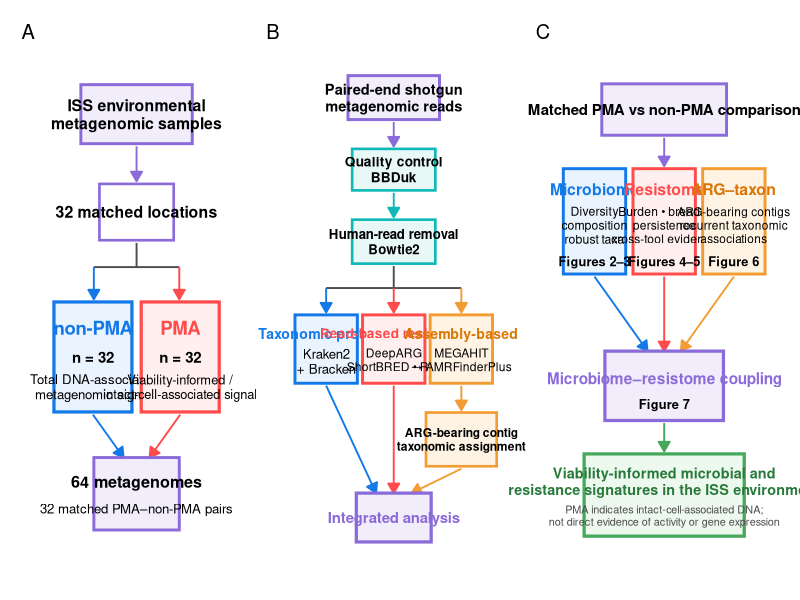
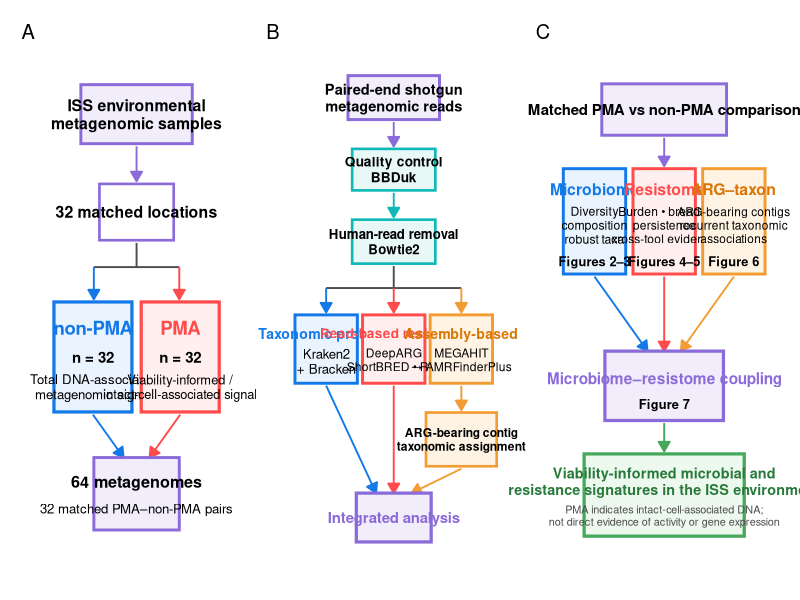

The R source for these figures, in order:
library(ggplot2)
library(patchwork)
library(grid)

outdir <- "figures/figure1"
dir.create(outdir, recursive = TRUE, showWarnings = FALSE)

# ============================================================
# CONSISTENT MANUSCRIPT PALETTE
# ============================================================

BLUE   <- "#1479E8"   # non-PMA / microbiome
RED    <- "#FF4B4B"   # PMA / resistome
TEAL   <- "#10B8B8"   # taxonomy
PURPLE <- "#8B6BD9"   # integration
ORANGE <- "#F39C34"   # assembly / ARG-host
GREEN  <- "#45A85A"   # final biological interpretation

LIGHT_BLUE   <- "#EAF4FF"
LIGHT_RED    <- "#FFF0EF"
LIGHT_TEAL   <- "#E8F8F7"
LIGHT_PURPLE <- "#F1EDFB"
LIGHT_ORANGE <- "#FFF3E4"
LIGHT_GREEN  <- "#EDF8EF"
LIGHT_GREY   <- "#F4F5F6"

EDGE <- "#4D4D4D"

# ============================================================
# HELPERS
# ============================================================

box <- function(xmin, xmax, ymin, ymax,
                fill = "white",
                colour = EDGE,
                linewidth = 0.7,
                radius = NULL) {

  annotate(
    "rect",
    xmin = xmin,
    xmax = xmax,
    ymin = ymin,
    ymax = ymax,
    fill = fill,
    colour = colour,
    linewidth = linewidth
  )
}

txt <- function(x, y, label,
                size = 3.6,
                face = "plain",
                colour = "black",
                lineheight = 0.95) {

  annotate(
    "text",
    x = x,
    y = y,
    label = label,
    size = size,
    fontface = face,
    colour = colour,
    lineheight = lineheight
  )
}

arrow_seg <- function(x, y, xend, yend,
                      colour = EDGE,
                      linewidth = 0.65) {

  annotate(
    "segment",
    x = x,
    y = y,
    xend = xend,
    yend = yend,
    colour = colour,
    linewidth = linewidth,
    arrow = arrow(
      length = unit(0.11, "inches"),
      type = "closed"
    )
  )
}

line_seg <- function(x, y, xend, yend,
                     colour = EDGE,
                     linewidth = 0.65) {

  annotate(
    "segment",
    x = x,
    y = y,
    xend = xend,
    yend = yend,
    colour = colour,
    linewidth = linewidth
  )
}

base_theme <- theme_void(base_size = 12) +
  theme(
    plot.margin = margin(10, 10, 10, 10)
  )

# ============================================================
# PANEL A
# MATCHED STUDY DESIGN
# ============================================================

pA <- ggplot() +

  # ISS source
  box(
    2.0, 8.0, 8.45, 9.55,
    fill = LIGHT_PURPLE,
    colour = PURPLE,
    linewidth = 1
  ) +

  txt(
    5, 9.00,
    "ISS environmental\nmetagenomic samples",
    size = 4.0,
    face = "bold"
  ) +

  arrow_seg(
    5, 8.40,
    5, 7.75,
    colour = PURPLE
  ) +

  # Locations
  box(
    3.0, 7.0, 6.65, 7.70,
    fill = "#FFFFFF",
    colour = PURPLE,
    linewidth = 0.9
  ) +

  txt(
    5, 7.18,
    "32 matched locations",
    size = 4.0,
    face = "bold"
  ) +

  # Split
  line_seg(5, 6.60, 5, 6.15) +
  line_seg(2.7, 6.15, 7.3, 6.15) +

  arrow_seg(
    2.7, 6.15,
    2.7, 5.55,
    colour = BLUE
  ) +

  arrow_seg(
    7.3, 6.15,
    7.3, 5.55,
    colour = RED
  ) +

  # non-PMA
  box(
    0.55, 4.75, 3.45, 5.50,
    fill = LIGHT_BLUE,
    colour = BLUE,
    linewidth = 1.1
  ) +

  txt(
    2.65, 5.02,
    "non-PMA",
    size = 4.7,
    face = "bold",
    colour = BLUE
  ) +

  txt(
    2.65, 4.47,
    "n = 32",
    size = 3.8,
    face = "bold"
  ) +

  txt(
    2.65, 3.92,
    "Total DNA-associated\nmetagenomic signal",
    size = 3.35
  ) +

  # PMA
  box(
    5.25, 9.45, 3.45, 5.50,
    fill = LIGHT_RED,
    colour = RED,
    linewidth = 1.1
  ) +

  txt(
    7.35, 5.02,
    "PMA",
    size = 4.7,
    face = "bold",
    colour = RED
  ) +

  txt(
    7.35, 4.47,
    "n = 32",
    size = 3.8,
    face = "bold"
  ) +

  txt(
    7.35, 3.92,
    "Viability-informed /\nintact-cell-associated signal",
    size = 3.25
  ) +

  # Converge
  arrow_seg(
    2.65, 3.40,
    4.30, 2.60,
    colour = BLUE
  ) +

  arrow_seg(
    7.35, 3.40,
    5.70, 2.60,
    colour = RED
  ) +

  box(
    2.7, 7.3, 1.25, 2.60,
    fill = LIGHT_PURPLE,
    colour = PURPLE,
    linewidth = 1
  ) +

  txt(
    5, 2.15,
    "64 metagenomes",
    size = 4.1,
    face = "bold"
  ) +

  txt(
    5, 1.65,
    "32 matched PMA–non-PMA pairs",
    size = 3.35
  ) +

  coord_cartesian(
    xlim = c(0, 10),
    ylim = c(0.8, 9.9),
    clip = "off"
  ) +

  base_theme


# ============================================================
# PANEL B
# BIOINFORMATICS WORKFLOW
# ============================================================

pB <- ggplot() +

  # Input
  box(
    2.8, 7.2, 9.00, 9.90,
    fill = LIGHT_PURPLE,
    colour = PURPLE,
    linewidth = 1
  ) +

  txt(
    5, 9.45,
    "Paired-end shotgun\nmetagenomic reads",
    size = 3.7,
    face = "bold"
  ) +

  arrow_seg(
    5, 8.95,
    5, 8.45,
    colour = PURPLE
  ) +

  # QC
  box(
    3.0, 7.0, 7.55, 8.40,
    fill = LIGHT_TEAL,
    colour = TEAL,
    linewidth = 0.9
  ) +

  txt(
    5, 7.98,
    "Quality control\nBBDuk",
    size = 3.45,
    face = "bold"
  ) +

  arrow_seg(
    5, 7.50,
    5, 7.00,
    colour = TEAL
  ) +

  # Human removal
  box(
    3.0, 7.0, 6.05, 6.95,
    fill = LIGHT_TEAL,
    colour = TEAL,
    linewidth = 0.9
  ) +

  txt(
    5, 6.50,
    "Human-read removal\nBowtie2",
    size = 3.35,
    face = "bold"
  ) +

  # Branch split
  line_seg(
    5, 6.00,
    5, 5.55
  ) +

  line_seg(
    1.75, 5.55,
    8.25, 5.55
  ) +

  arrow_seg(
    1.75, 5.55,
    1.75, 5.05,
    colour = BLUE
  ) +

  arrow_seg(
    5.00, 5.55,
    5.00, 5.05,
    colour = RED
  ) +

  arrow_seg(
    8.25, 5.55,
    8.25, 5.05,
    colour = ORANGE
  ) +

  # Taxonomy
  box(
    0.25, 3.25, 3.60, 5.00,
    fill = LIGHT_BLUE,
    colour = BLUE,
    linewidth = 1
  ) +

  txt(
    1.75, 4.62,
    "Taxonomic profiling",
    size = 3.55,
    face = "bold",
    colour = BLUE
  ) +

  txt(
    1.75, 4.05,
    "Kraken2\n+ Bracken",
    size = 3.35
  ) +

  # Read-based resistome
  box(
    3.50, 6.50, 3.60, 5.00,
    fill = LIGHT_RED,
    colour = RED,
    linewidth = 1
  ) +

  txt(
    5, 4.62,
    "Read-based resistome",
    size = 3.45,
    face = "bold",
    colour = RED
  ) +

  txt(
    5, 4.08,
    "DeepARG\nShortBRED • RGI",
    size = 3.05
  ) +

  # Assembly
  box(
    6.75, 9.75, 3.60, 5.00,
    fill = LIGHT_ORANGE,
    colour = ORANGE,
    linewidth = 1
  ) +

  txt(
    8.25, 4.62,
    "Assembly-based",
    size = 3.55,
    face = "bold",
    colour = "#D97706"
  ) +

  txt(
    8.25, 4.08,
    "MEGAHIT\n→ AMRFinderPlus",
    size = 3.05
  ) +

  # ARG-bearing contig taxonomy
  arrow_seg(
    8.25, 3.55,
    8.25, 3.05,
    colour = ORANGE
  ) +

  box(
    6.55, 9.95, 1.90, 3.00,
    fill = LIGHT_ORANGE,
    colour = ORANGE,
    linewidth = 0.9
  ) +

  txt(
    8.25, 2.45,
    "ARG-bearing contig\ntaxonomic assignment",
    size = 3.05,
    face = "bold"
  ) +

  # Integration arrows
  arrow_seg(
    1.75, 3.55,
    4.15, 1.35,
    colour = BLUE
  ) +

  arrow_seg(
    5.00, 3.55,
    5.00, 1.35,
    colour = RED
  ) +

  arrow_seg(
    8.25, 1.85,
    5.85, 1.35,
    colour = ORANGE
  ) +

  # Integrated analysis
  box(
    3.2, 6.8, 0.35, 1.35,
    fill = LIGHT_PURPLE,
    colour = PURPLE,
    linewidth = 1.1
  ) +

  txt(
    5, 0.85,
    "Integrated analysis",
    size = 3.8,
    face = "bold",
    colour = PURPLE
  ) +

  coord_cartesian(
    xlim = c(0, 10),
    ylim = c(0.1, 10.1),
    clip = "off"
  ) +

  base_theme


# ============================================================
# PANEL C
# ANALYTICAL FRAMEWORK
# ============================================================

pC <- ggplot() +

  # Main comparison
  box(
    2.0, 8.0, 8.65, 9.65,
    fill = LIGHT_PURPLE,
    colour = PURPLE,
    linewidth = 1
  ) +

  txt(
    5, 9.15,
    "Matched PMA vs non-PMA comparison",
    size = 3.8,
    face = "bold"
  ) +

  arrow_seg(
    5, 8.60,
    5, 8.05,
    colour = PURPLE
  ) +

  # Microbiome
  box(
    0.15, 3.15, 5.95, 8.00,
    fill = LIGHT_BLUE,
    colour = BLUE,
    linewidth = 1
  ) +

  txt(
    1.65, 7.60,
    "Microbiome",
    size = 4.0,
    face = "bold",
    colour = BLUE
  ) +

  txt(
    1.65, 6.90,
    "Diversity\ncomposition\nrobust taxa",
    size = 3.1
  ) +

  txt(
    1.65, 6.20,
    "Figures 2–3",
    size = 3.25,
    face = "bold"
  ) +

  # Resistome
  box(
    3.50, 6.50, 5.95, 8.00,
    fill = LIGHT_RED,
    colour = RED,
    linewidth = 1
  ) +

  txt(
    5, 7.60,
    "Resistome",
    size = 4.0,
    face = "bold",
    colour = RED
  ) +

  txt(
    5, 6.90,
    "Burden • breadth\npersistence\ncross-tool evidence",
    size = 3.05
  ) +

  txt(
    5, 6.20,
    "Figures 4–5",
    size = 3.25,
    face = "bold"
  ) +

  # ARG taxon
  box(
    6.85, 9.85, 5.95, 8.00,
    fill = LIGHT_ORANGE,
    colour = ORANGE,
    linewidth = 1
  ) +

  txt(
    8.35, 7.60,
    "ARG–taxon",
    size = 4.0,
    face = "bold",
    colour = "#D97706"
  ) +

  txt(
    8.35, 6.90,
    "ARG-bearing contigs\nrecurrent taxonomic\nassociations",
    size = 3.0
  ) +

  txt(
    8.35, 6.20,
    "Figure 6",
    size = 3.25,
    face = "bold"
  ) +

  # Converge
  arrow_seg(
    1.65, 5.90,
    4.20, 4.45,
    colour = BLUE
  ) +

  arrow_seg(
    5, 5.90,
    5, 4.45,
    colour = RED
  ) +

  arrow_seg(
    8.35, 5.90,
    5.80, 4.45,
    colour = ORANGE
  ) +

  # Coupling
  box(
    2.15, 7.85, 3.10, 4.45,
    fill = LIGHT_PURPLE,
    colour = PURPLE,
    linewidth = 1.1
  ) +

  txt(
    5, 3.92,
    "Microbiome–resistome coupling",
    size = 3.9,
    face = "bold",
    colour = PURPLE
  ) +

  txt(
    5, 3.42,
    "Figure 7",
    size = 3.25,
    face = "bold"
  ) +

  arrow_seg(
    5, 3.05,
    5, 2.50,
    colour = GREEN
  ) +

  # Final interpretation
  box(
    1.15, 8.85, 0.85, 2.45,
    fill = LIGHT_GREEN,
    colour = GREEN,
    linewidth = 1.1
  ) +

  txt(
    5, 1.92,
    "Viability-informed microbial and\nresistance signatures in the ISS environment",
    size = 3.65,
    face = "bold",
    colour = "#287A3A"
  ) +

  txt(
    5, 1.25,
    "PMA indicates intact-cell-associated DNA;\nnot direct evidence of activity or gene expression",
    size = 2.75,
    colour = EDGE
  ) +

  coord_cartesian(
    xlim = c(0, 10),
    ylim = c(0.5, 10),
    clip = "off"
  ) +

  base_theme


# ============================================================
# COMPILE
# ============================================================

fig1 <- pA | pB | pC

fig1 <- fig1 +
  plot_layout(
    widths = c(1, 1.12, 1.12)
  ) +
  plot_annotation(
    tag_levels = "A",
    theme = theme(
      plot.tag = element_text(
        face = "bold",
        size = 18,
        colour = "black"
      )
    )
  )

# ============================================================
# SAVE
# ============================================================

ggsave(
  file.path(
    outdir,
    "Figure1_FINAL_VECTOR.pdf"
  ),
  fig1,
  width = 17,
  height = 6.8,
  device = cairo_pdf
)

ggsave(
  file.path(
    outdir,
    "Figure1_FINAL_VECTOR.png"
  ),
  fig1,
  width = 17,
  height = 6.8,
  dpi = 500
)

cat("\n========================================\n")
cat("REVISED FIGURE 1 CREATED\n")
cat("========================================\n")
cat("A: Matched study design\n")
cat("B: Bioinformatics workflow\n")
cat("C: Analytical framework\n")
cat("PDF: figures/figure1/Figure1_FINAL_VECTOR.pdf\n")
cat("PNG: figures/figure1/Figure1_FINAL_VECTOR.png\n")
cat("========================================\n")
